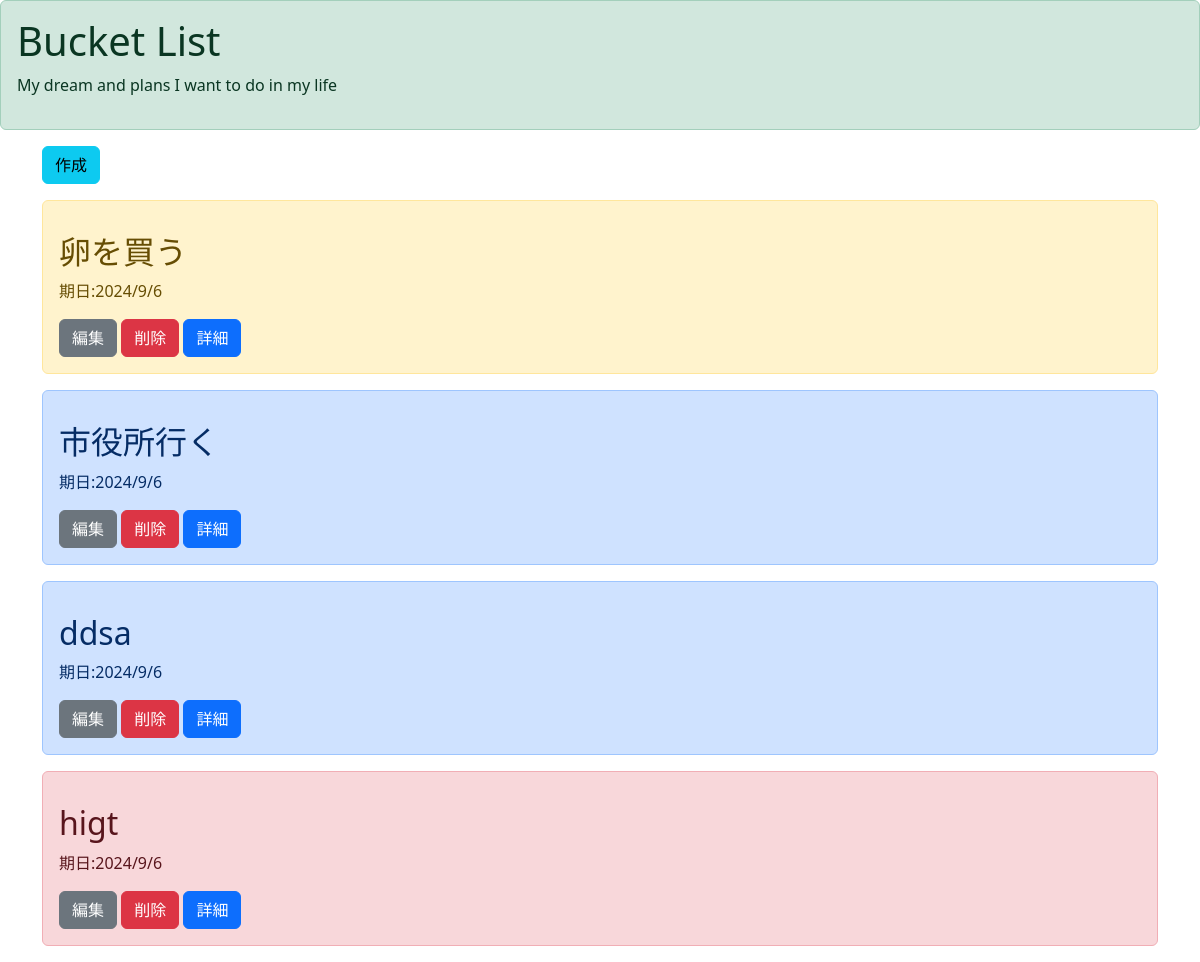
/, run on an earlier commit of the app's database.
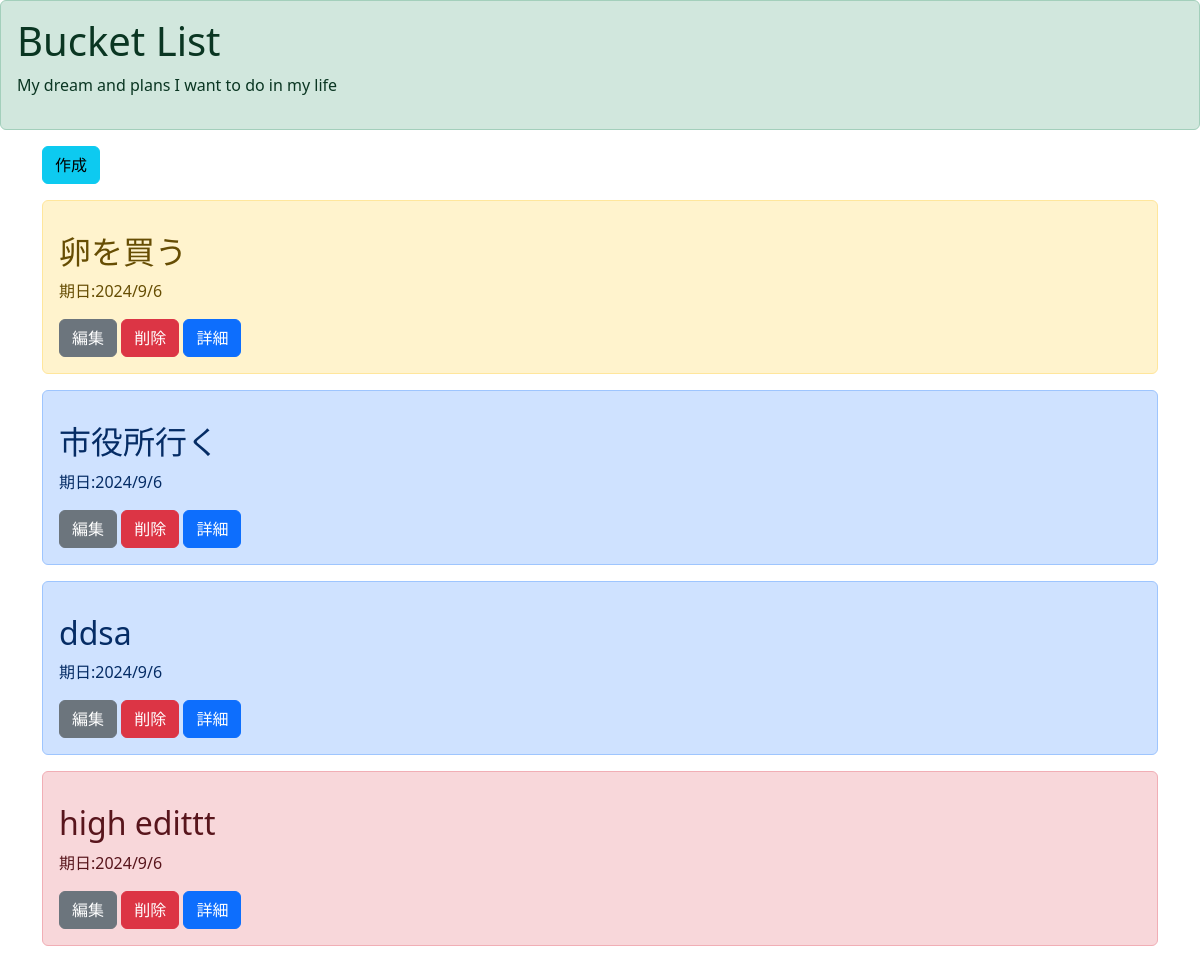
And on a later commit of the database.
### todo/models.py (models this page shows, shortened)
class TodoModel(models.Model):
    title = models.CharField(max_length=100)
    memo = models.TextField()
    priority = models.CharField(max_length=50, choices = CHOICE)
    duedate = models.DateField()

### todo/views.py (the view)
# urls.py: path('',           ToDoList.as_view(),   name='list'),
class ToDoList(ListView):
    template_name = 'list.html'
    model = TodoModel

### templates/list.html
{% extends 'base.html' %}
{% block header %}
<div class="alert alert-success" role="alert">
    <h1>Bucket List</h1>
    <p>My dream and plans I want to do in my life</p>
</div>
{% endblock header %}
{% block content %}
    <div class='container'>
        <a href="{% url 'create' %}" class="btn btn-info mb-3" tabindex="-1" role="button" aria-disabled="true">作成</a>
    {% for item in object_list %}
    <div class="alert alert-{{ item.priority }}" role="alert">
       <P> <h2> {{ item.title }} </h2> 期日:{{ item.duedate| date:"o/n/j"}} </p>
        <a href="{% url 'update' item.pk %}" class="btn btn-secondary" tabindex="-1" role="button" aria-disabled="true">編集</a>
        <a href="{% url 'delete' item.pk %}" class="btn btn-danger" tabindex="-1" role="button" aria-disabled="true">削除</a>
        <a href="{% url 'detail' item.pk %}" class="btn btn-primary" tabindex="-1" role="button" aria-disabled="true">詳細</a>
    </div>
    {% endfor %}
</div>
{% endblock content %}

What changed in the data, as far as the page shows it:
changed TodoModel: title "higt" → "high edittt"
